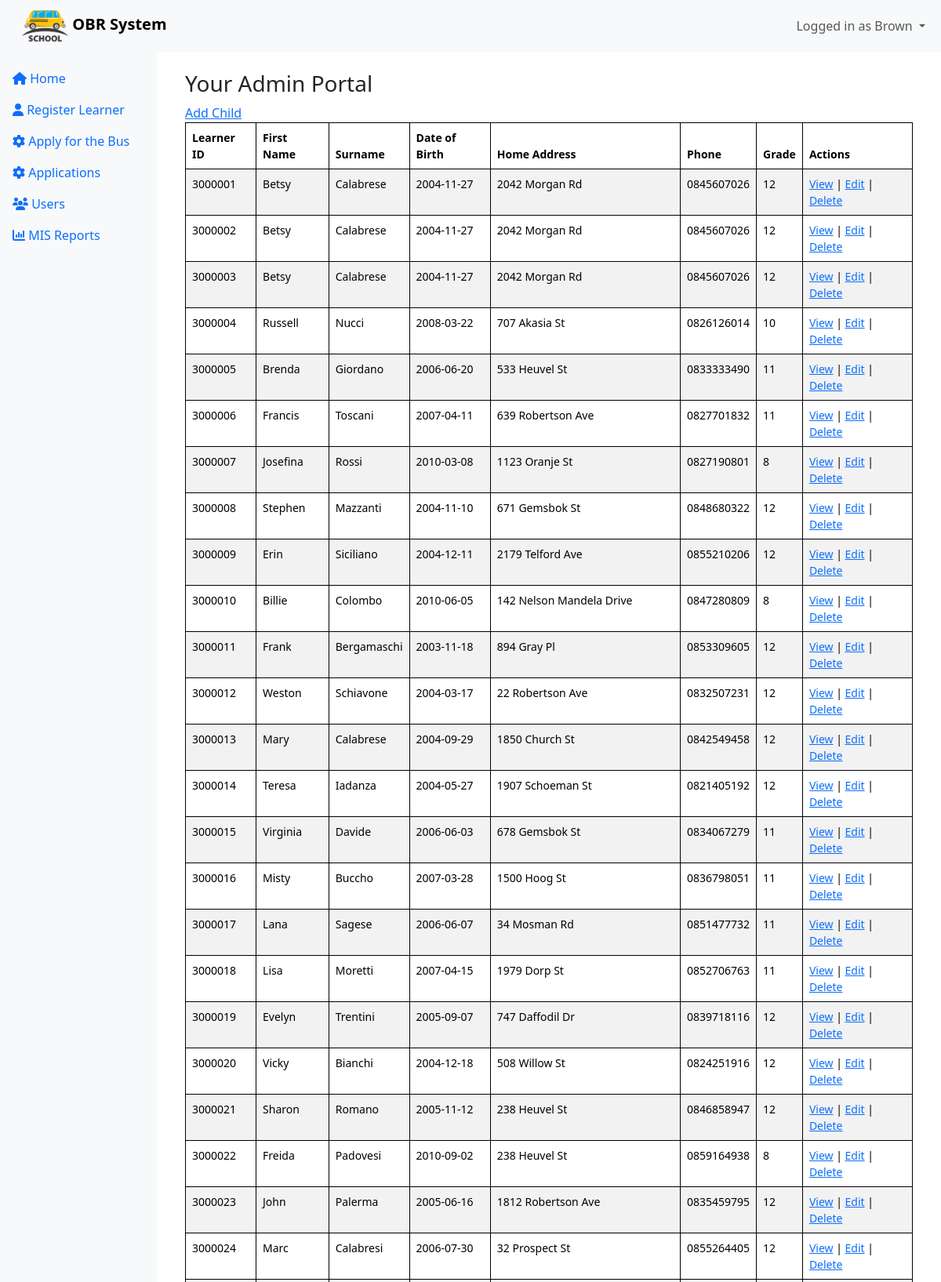
The app's page /admin/dashboard.php (signed in, upper part) with its own data.
### tables this page shows
CREATE TABLE `learner` (
  `learner_id` int(11) NOT NULL,
  `parent_id` int(11) NOT NULL,
  `bus_id` int(11) NOT NULL,
  `admin_id` int(11) NOT NULL,
  `learner_name` varchar(255) NOT NULL,
  `learner_surname` varchar(255) NOT NULL,
  `learner_dob` date NOT NULL,
  `learner_home_address` varchar(255) NOT NULL,
  `learner_phone` varchar(15) NOT NULL,
  `learner_grade` enum('8','9','10','11','12') NOT NULL,
  `created_at` timestamp NOT NULL DEFAULT current_timestamp() ON UPDATE current_timestamp()
);

### admin/dashboard.php (the view, shortened to what this page needs)
<?php require 'includes/header.php'; ?>
<div class="container-fluid">
    <div class="row">
        <main class="col-md-9 ms-sm-auto col-lg-10 px-md-4 main-content">
            <div class="chart-placeholder">
                <br>
                <div class="container">
                    <?php
                    require 'db.php';
                    try {
                        $stmt = $db->prepare("SELECT * FROM `learner`");
                        $stmt->execute();
                        $learners = $stmt->fetchAll(PDO::FETCH_ASSOC);
                    } catch (PDOException $e) {
                        echo 'Error fetching learners: ' . $e->getMessage();
                    }
                    ?>
                    <h3>Your Admin Portal</h3><a href="add_learner.php">Add Child</a>
                    <?php
                    if (empty($learners)) {
                        echo "<p>No children found for this parent.</p>";
                    } else {
                        echo "<table class='table table-striped'>";
                        echo "<thead>
            <tr>
                <th>Learner ID</th>
                <th>First Name</th>
                <th>Surname</th>
                <th>Date of Birth</th>
                <th>Home Address</th>
                <th>Phone</th>
                <th>Grade</th>
                <th>Actions</th>
            </tr>
          </thead>";
                        echo "<tbody>";
                        foreach ($learners as $learner) {
                            echo "<tr>";
                            echo "<td>" . htmlspecialchars($learner['learner_id']) . "</td>";
                            echo "<td>" . htmlspecialchars($learner['learner_name']) . "</td>";
                            echo "<td>" . htmlspecialchars($learner['learner_surname']) . "</td>";
                            echo "<td>" . htmlspecialchars($learner['learner_dob']) . "</td>";
                            echo "<td>" . htmlspecialchars($learner['learner_home_address']) . "</td>";
                            echo "<td>" . htmlspecialchars($learner['learner_phone']) . "</td>";
                            echo "<td>" . htmlspecialchars($learner['learner_grade']) . "</td>";
                            echo "<td>
            <a href='view.php?id=" . $learner['learner_id'] . "'>View</a> |
            <a href='learner_edit.php?id=" . $learner['learner_id'] . "'>Edit</a> |
            <a href='delete.php?id=" . $learner['learner_id'] . "' onclick=\"return confirmDelete('" . htmlspecialchars($learner['learner_name']) . "')\">Delete</a>
            </td>";
                            echo "</tr>";
                        }
                        echo "</tbody>";
                        echo "</table>";
                    }
                    ?>
                </div>
            </div>
        </main>
    </div>
</div>
<?php require 'includes/footer.php'; ?>

### admin/includes/header.php (shortened to what this page needs)
<!DOCTYPE html>
<html lang="en">
<head>
    <link href="https://cdn.jsdelivr.net/npm/bootstrap@5.3.3/dist/css/bootstrap.min.css" rel="stylesheet">
</head>
<body>
<nav class="navbar fixed-top navbar-expand-lg bg-body-tertiary">
    <div class="container-fluid">
        <a class="navbar-brand ms-3" href="#">
            <img src="image/logo.png" alt="OBR System Logo" class="logo-img" style="max-height: 40px;">
            <b>OBR System</b>
        </a>
        <div class="collapse navbar-collapse" id="navbarNavDropdown">
            <ul class="navbar-nav ms-auto">
                <li class="nav-item dropdown">
                    <a class="nav-link dropdown-toggle" href="#" role="button" data-bs-toggle="dropdown" aria-expanded="false">
                        Logged in as <?php echo htmlspecialchars($_SESSION['admin_surname']); ?>
                    </a>
                </li>
            </ul>
        </div>
    </div>
</nav>
<div class="container-fluid">
    <div class="row">
<div class="container-fluid">
    <div class="row">
        <nav class="col-md-2 d-none d-md-block bg-light sidebar">
            <div class="position-sticky">
                <ul class="nav flex-column">
                    <li class="nav-item">
                        <a class="nav-link active" href="dashboard.php"><i class="fas fa-home"></i> Home</a>
                    </li>
                    <li class="nav-item">
                        <a class="nav-link" href="add_learner.php"><i class="fas fa-user"></i> Register Learner</a>
                    </li>
                    <li class="nav-item">
                        <a class="nav-link" href="apply_bus.php"><i class="fas fa-cog"></i> Apply for the Bus</a>
                    </li>
                    <li class="nav-item">
                        <a class="nav-link" href="student_app.php"><i class="fas fa-cog"></i> Applications</a>
                    </li>
                    <li class="nav-item">
                        <a class="nav-link" href="user.php"><i class="fa fa-users" aria-hidden="true"></i> Users</a>
                    </li>
                    <li class="nav-item">
                        <a class="nav-link" href="mis_report.php"><i class="fa fa-bar-chart" aria-hidden="true"></i> MIS Reports</a>
                    </li>
                </ul>
            </div>
        </nav>

### admin/includes/footer.php (shortened to what this page needs)
</body>
</html>

### admin/includes/header.php (style rules this page uses)
body { padding-top: 0rem; padding-bottom: 3.5rem; }
.sidebar { position: fixed; top: 2rem; bottom: 0; left: 0; z-index: 100; padding: 48px 0; background-color: #f8f9fa; }
.main-content { margin-left: 220px; }
table { width: 100%; border-collapse: collapse; margin-bottom: 20px; }
table, th, td { border: 1px solid black; padding: 8px; text-align: left; }
th { background-color: #f2f2f2; }
th, td { font-size: 14px; }
.navbar { position: relative; z-index: 200; }

### records on screen
learner: learner_id "3000001", learner_name "Betsy", learner_surname "Calabrese", learner_dob "2004-11-27", learner_home_address "2042 Morgan Rd", learner_phone "0845607026", learner_grade "12"
learner: learner_id "3000002", learner_name "Betsy", learner_surname "Calabrese", learner_dob "2004-11-27", learner_home_address "2042 Morgan Rd", learner_phone "0845607026", learner_grade "12"
learner: learner_id "3000003", learner_name "Betsy", learner_surname "Calabrese", learner_dob "2004-11-27", learner_home_address "2042 Morgan Rd", learner_phone "0845607026", learner_grade "12"
learner: learner_id "3000004", learner_name "Russell", learner_surname "Nucci", learner_dob "2008-03-22", learner_home_address "707 Akasia St", learner_phone "0826126014", learner_grade "10"
learner: learner_id "3000005", learner_name "Brenda", learner_surname "Giordano", learner_dob "2006-06-20", learner_home_address "533 Heuvel St", learner_phone "0833333490", learner_grade "11"
learner: learner_id "3000006", learner_name "Francis", learner_surname "Toscani", learner_dob "2007-04-11", learner_home_address "639 Robertson Ave", learner_phone "0827701832", learner_grade "11"
learner: learner_id "3000007", learner_name "Josefina", learner_surname "Rossi", learner_dob "2010-03-08", learner_home_address "1123 Oranje St", learner_phone "0827190801", learner_grade "8"
learner: learner_id "3000008", learner_name "Stephen", learner_surname "Mazzanti", learner_dob "2004-11-10", learner_home_address "671 Gemsbok St", learner_phone "0848680322", learner_grade "12"
learner: learner_id "3000009", learner_name "Erin", learner_surname "Siciliano", learner_dob "2004-12-11", learner_home_address "2179 Telford Ave", learner_phone "0855210206", learner_grade "12"
learner: learner_id "3000010", learner_name "Billie", learner_surname "Colombo", learner_dob "2010-06-05", learner_home_address "142 Nelson Mandela Drive", learner_phone "0847280809", learner_grade "8"
learner: learner_id "3000011", learner_name "Frank", learner_surname "Bergamaschi", learner_dob "2003-11-18", learner_home_address "894 Gray Pl", learner_phone "0853309605", learner_grade "12"
learner: learner_id "3000012", learner_name "Weston", learner_surname "Schiavone", learner_dob "2004-03-17", learner_home_address "22 Robertson Ave", learner_phone "0832507231", learner_grade "12"
learner: learner_id "3000013", learner_name "Mary", learner_surname "Calabrese", learner_dob "2004-09-29", learner_home_address "1850 Church St", learner_phone "0842549458", learner_grade "12"
learner: learner_id "3000014", learner_name "Teresa", learner_surname "Iadanza", learner_dob "2004-05-27", learner_home_address "1907 Schoeman St", learner_phone "0821405192", learner_grade "12"
learner: learner_id "3000015", learner_name "Virginia", learner_surname "Davide", learner_dob "2006-06-03", learner_home_address "678 Gemsbok St", learner_phone "0834067279", learner_grade "11"
learner: learner_id "3000016", learner_name "Misty", learner_surname "Buccho", learner_dob "2007-03-28", learner_home_address "1500 Hoog St", learner_phone "0836798051", learner_grade "11"
learner: learner_id "3000017", learner_name "Lana", learner_surname "Sagese", learner_dob "2006-06-07", learner_home_address "34 Mosman Rd", learner_phone "0851477732", learner_grade "11"
learner: learner_id "3000018", learner_name "Lisa", learner_surname "Moretti", learner_dob "2007-04-15", learner_home_address "1979 Dorp St", learner_phone "0852706763", learner_grade "11"
learner: learner_id "3000019", learner_name "Evelyn", learner_surname "Trentini", learner_dob "2005-09-07", learner_home_address "747 Daffodil Dr", learner_phone "0839718116", learner_grade "12"
learner: learner_id "3000020", learner_name "Vicky", learner_surname "Bianchi", learner_dob "2004-12-18", learner_home_address "508 Willow St", learner_phone "0824251916", learner_grade "12"
learner: learner_id "3000021", learner_name "Sharon", learner_surname "Romano", learner_dob "2005-11-12", learner_home_address "238 Heuvel St", learner_phone "0846858947", learner_grade "12"
learner: learner_id "3000022", learner_name "Freida", learner_surname "Padovesi", learner_dob "2010-09-02", learner_home_address "238 Heuvel St", learner_phone "0859164938", learner_grade "8"
learner: learner_id "3000023", learner_name "John", learner_surname "Palerma", learner_dob "2005-06-16", learner_home_address "1812 Robertson Ave", learner_phone "0835459795", learner_grade "12"
learner: learner_id "3000024", learner_name "Marc", learner_surname "Calabresi", learner_dob "2006-07-30", learner_home_address "32 Prospect St", learner_phone "0855264405", learner_grade "12"

### other values on screen
$_SESSION['admin_surname'] "Brown"
